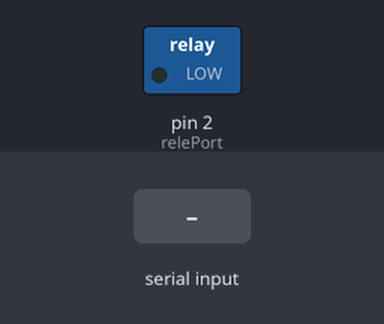
Simulated run of this sketch. Board: Arduino Uno, built with avr-gcc and run on an emulated ATmega328P. Parts: switched loads named in the sketch (green lamp = pin HIGH). Inputs (shaded band) come from the test bench.

Above: at 1.2 s.
1.3 s: "30,150\n" received over Serial
At 5.4 s:
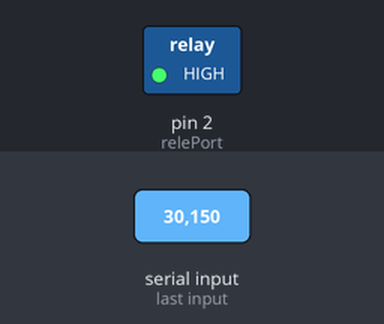
Timing chart, 0 to 7.7 s (numbered marks = the images above; inputs shaded):
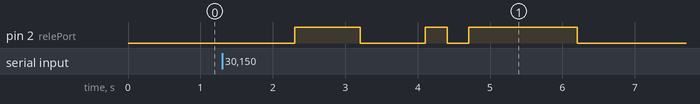

Measured:
- after the input at 1.3 s, pin 2 (relePort): goes HIGH 0.90 s, LOW 0.90 s, HIGH 0.30 s, LOW 0.30 s, HIGH 1.5 s, then LOW, starting after 1.0 s

The sketch:

Arduino-morse.ino
```cpp
const int relePort = 2;

void setup() {
   Serial.begin(9600);
   pinMode(relePort, OUTPUT);
}

void loop() {

  if (Serial.available() > 0) {
      int frequency = 300;
      int delayDeIntervalo = 800;

      String val = Serial.readString();

      digitalWrite(2, HIGH);

      playTone(relePort, frequency, val, 0 );
      playTone(relePort, frequency, val, 1 );
      playTone(relePort, frequency, val, 2 );
      playTone(relePort, frequency, val, 3 );
      playTone(relePort, frequency, val, 4 );

      digitalWrite(2, LOW);
  }
}

void playTone(int rePort, int freq, String val, int index){
  int valueOfIndex = String(val.charAt(index)).toInt() ;

  if(valueOfIndex > 0){
     //tone(relePort, freq, 300*valueOfIndex );
      digitalWrite(2, HIGH);
      delay(300*valueOfIndex);
      digitalWrite(2, LOW);
      delay(300*valueOfIndex);
  }
}
```
